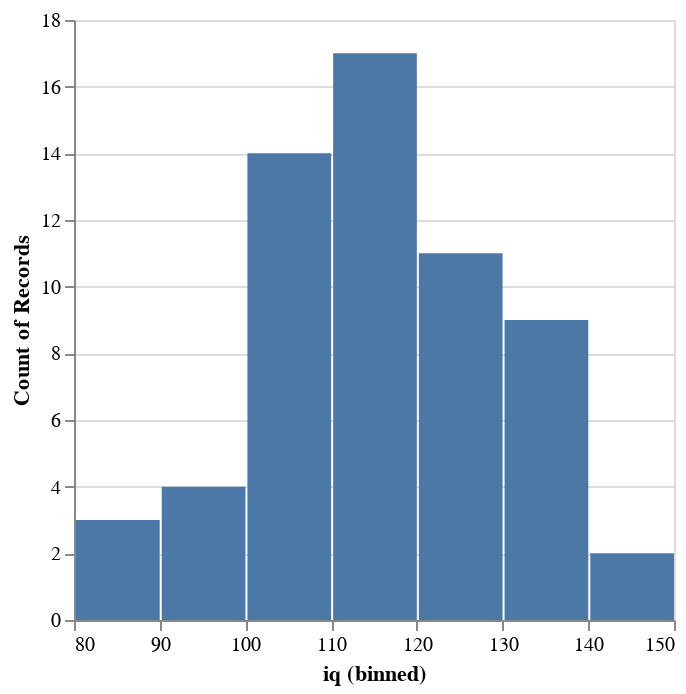

The notebook cell this image was saved under:
### Markdown cell above
Note that this is a _text_ plot and the cell in the notebook renders markdown, so the numbers are slightly misaligned. If you did this from a REPL they would be aligned exactly. In this example, the `plot/text:hist` function did the binning for us. We can also plot this graphically and use Vega-Lite to do the binning.

### Code cell
(ips:plot
 (vega:defplot iq-plot `(:mark :bar
                         :data ,iq
                         :encoding (:x (:field iq :bin (:maxbins 8))
                                    :y (:aggregate "count")))))

### Figure 1 — Vega-Lite specification as saved in the notebook (floating-point values rounded to 4 significant figures)
{"$schema": "https://vega.github.io/schema/vega-lite/v5.json", "data": {"values": [{"iq": 101}, {"iq": 82}, {"iq": 102}, {"iq": 114}, {"iq": 112}, {"iq": 114}, {"iq": 128}, {"iq": 110}, {"iq": 108}, {"iq": 102}, {"iq": 89}, {"iq": 97}, {"iq": 105}, {"iq": 122}, {"iq": 101}, {"iq": 139}, {"iq": 114}, {"iq": 103}, {"iq": 90}, {"iq": 117}, {"iq": 137}, {"iq": 109}, {"iq": 117}, {"iq": 127}, {"iq": 102}, {"iq": 116}, {"iq": 133}, {"iq": 115}, {"iq": 124}, {"iq": 106}, {"iq": 124}, {"iq": 127}, {"iq": 110}, {"iq": 117}, {"iq": 131}, {"iq": 109}, {"iq": 136}, {"iq": 100}, {"iq": 94}, {"iq": 123}, {"iq": 113}, {"iq": 81}, {"iq": 113}, {"iq": 134}, {"iq": 109}, {"iq": 112}, {"iq": 124}, {"iq": 134}, {"iq": 142}, {"iq": 101}, {"iq": 118}, {"iq": 118}, {"iq": 110}, {"iq": 96}, {"iq": 130}, {"iq": 125}, {"iq": 122}, {"iq": 126}, {"iq": 139}, {"iq": 145}]}, "encoding": {"x": {"bin": {"maxbins": 8}, "field": "iq"}, "y": {"aggregate": "count"}}, "mark": "bar"}
